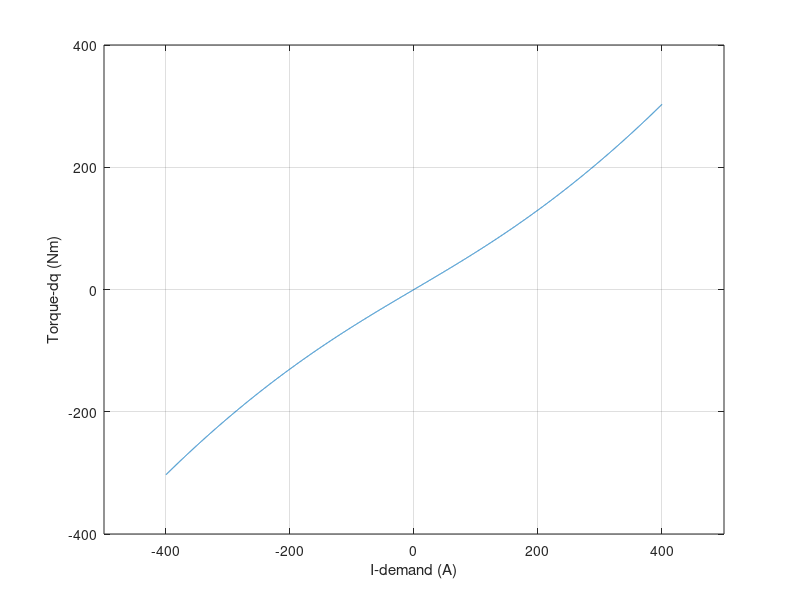
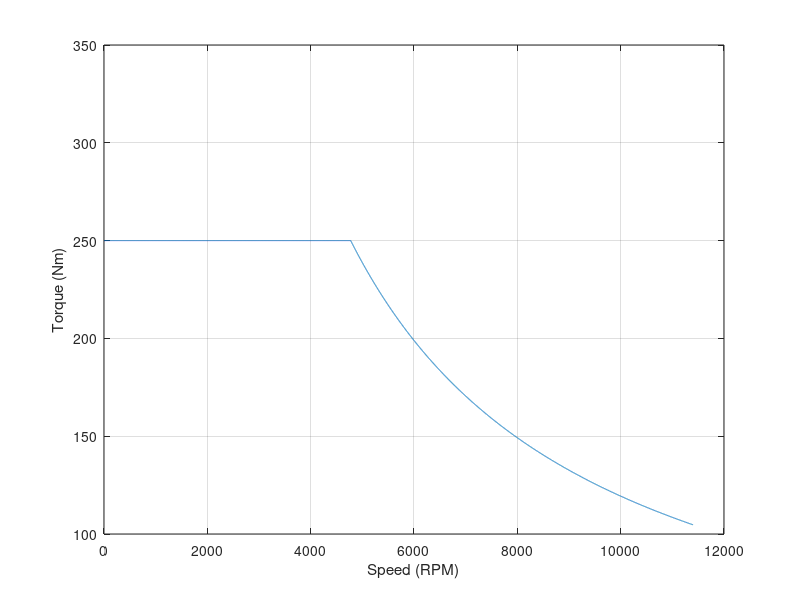

Write MATLAB code to recreate these figures, in order.
%%%%%%%%%%%%%%%%%%%%%%%%%%%%%%%%%%%%%%%%%%%%%%%%%%%%%%
clear all;
% Battery - Li-ion/8mod*12cells
Cn_bat = 60;  %Ah
Vn_bat = 353; % V
E_bat = 22; % kWh, 18.8 kWh net capacity. Other models of the BMWi3 have higher capacity batteries.
Imax = 409; % A, https://wiki.aalto.fi/download/attachments/91692283/high_voltage_batteries_of_bmw_vehicles.pdf?version=1&modificationDate=1398446470505&api=v2
% On some simulations this was increased to 900 A  explore the capabilities of the
% control scheme
Pmax_bat = 125; %kW, (assumption, same as motor)
Initial_SOC = 75;   % [percentage]
Bat_response = 10; % [sec]
%%%%%%%%%%%%%%%%%%%%%%%%%%%%%%%%%%%%%%%%%%%%%%%%%%%%%

%%%%%%%%%%%%%%%%%%%%%%%%%%%%%%%%%%%%%%%%%%%%%%%%%%%%%

% DC/DC Converter - Values designed for the appplication, not part of BMWi3 data
%The data suggests this car model is fed directly from the battery, but to
%match the proposed topology, one can be introduced, with a DC voltage of
%at least the maximum achieved by the battery

Vdc = 600; %V

%For the same reason, there is no data about a dc/dc converter interfacing
%with the battery, so the design available from ESHEV will be used

fsw_boost = 20e3; %Hz
L_boost = 1e-3; %H
R_Lboost = L_boost*250; %ohm
C_boost = 5*475*1e-6; %F
R_Cboost = 1.8e-3; %ohm

%%%%%%%%%%%%%%%%%%%%%%%%%%%%%%%%%%%%%%%%%%%%%%%%%%%%%%

%%%%%%%%%%%%%%%%%%%%%%%%%%%%%%%%%%%%%%%%%%%%%%%%%%%%%%

%  Boost converter controller parameters
% Method thought in the Energy Storage subject
% Current controller params
% Zero-pole cancellation
%BW_i =    100;
BW_i =    300;  %[Hz] Closed-loop bandwidth for IL (Average Model)
%BW_i = 200; %Bandwidth for IL (Switching Model)
Kp_idc = 2*pi*BW_i*L_boost;
Ki_idc = 2*pi*BW_i*R_Lboost;
% Voltage controller params
% Free selection of parameters
%BW_v = 20;
BW_v =  30;  %[Hz] Closed-loop bandwidth for Vo (Average Model)
%BW_v = 10; %bandwidth for Vo (Switching Model)
Mp = .2;                    %[pu] Overshoot
Wn_v = 2*pi*BW_v;           %[rad/s] Natural frequency
xi = cos(atan(-pi/log(Mp)));
Kp_vdc = 2*xi*Wn_v*C_boost;
Ki_vdc = Wn_v^2*C_boost;

%%%%%%%%%%%%%%%%%%%%%%%%%%%%%%%%%%%%%%%%%%%%%%%%%%%%%



%%%%%%%%%%%%%%%%%%%%%%%%%%%%%%%%%%%%%%%%%%%%%%%%%%%%

% DC/AC Inverter

%Modulation scheme->sine-triangle with zero harmonic injection (assumption)

fsw_inv = 10e3; %Hz % From "Adopting MOSFET Multilevel Inverters to Improve the Partial Load Efficiency of Electric Vehicles"; F. Chang, O. Ilina, O. Hegazi, L. Voss, M. Lienkamp;
fsw_inv1 = 20e3;%average model switching frequency
fsw_inv2 = 10e3;%swithing model switching frequency
%%%%%%%%%%%%%%%%%%%%%%%%%%%%%%%%%%%%%%%%%%%%%%%%%%%%

%fsw_inv = 1e3; %for WLTP3 speed porfile test, average model
%Tsim = 1e-4; %sample time for WLTP3 speed profile test, average model
Tsim = 5e-6; % Average model sample time
Tsim_2 = 1e-5; % Switching model sample time


%%%%%%%%%%%%%%%%%%%%%%%%%%%%%%%%%%%%%%%%%%%%%%%%%%%%
%Machine Parameters
% Machine - hybrid synchronous

% Performance
% V range = 250 - 400 V
Tmax_mach = 250; %Nm % https://www.trader-media.ie/templates/bmw2015/forms/brochure_pdfs/E229404_BMWi.pdf
Pmax_mach = 125*1e3; %W
wb_mach = 4800*pi/30; %rad/s, @75kW
nmax_mach = 11400; %rpm % https://evobsession.com/bmw-i3-details/
wmax_mach = nmax_mach*pi/30; %rad/s

% Electrical data and lumped parmeters

In_mach = 240*sqrt(2); %A; 
Imotor_max = 400; % A phase;
Vn_mach = 400; %V
p = 6; % pole pairs %http://hybridfordonscentrum.se/wp-content/uploads/2014/05/20140404_BMW.pdf
Ld_mach = 0.0858*1e-3; %H https://ssl.lvl3.on24.com/event/13/49/76/5/rt/1/documents/resourceList1488311786346/webinar_power_point.pdf
Lq_mach = 0.24*1e-3; %H
R_phase_mach = 0.005225; %ohm
J_mach = 0.0666; %kgm2
% Xd_mach = 0.615; %ohm
% Xq_mach = 1.72; %ohm
ke_mach = 41.67; %V/krpm
% kt_mach = 0.523; %Nm/A
% n_noload_mach = 8950; %rpm
flux_mach = 200/(6*4800*pi/30); %Wb
deltaL_mach = Ld_mach - Lq_mach; %H

%%%%%%%%%%%%%%%%%%%%%%%%%%%%%%%%%%%%%%%%%%%%%%%%%%%%%%


%%%%%%%%%%%%%%%%%%%%%%%%%%%%%%%%%%%%%%%%%%%%%%%%%%%%%%

%Motor Current Controller
% d axis
%Bw_c = 150*2*pi;   % Bandwidth of current controller
Bw_c = 500*2*pi;   % Bandwidth of current controller
Mp_c = 0.02;       % Maximum overshoot 2%
xi_c = cos(atan(-pi/log(Mp_c)));
Kp_id = 2*xi_c*Bw_c*Ld_mach-R_phase_mach;   % Proportional gain id controller
Ki_id = Bw_c^2 * Ld_mach;     %  Integrator gain id controller
% q axis
Kp_iq = 2*xi_c*Bw_c*Lq_mach-R_phase_mach;   % Proportional gain iq controller
Ki_iq = Bw_c^2 * Lq_mach;      % Integrator gain iq controller

%%%%%%%%%%%%%%%%%%%%%%%%%%%%%%%%%%%%%%%%%%%%%%%%%%%%%%


%%%%%%%%%%%%%%%%%%%%%%%%%%%%%%%%%%%%%%%%%%%%%%%%%%%%%%

% MTPA Values of id and iq
% Values used for look-up table 
I_step = 0.1;    % [A]
I_demand = -Imotor_max-1e-3 : I_step : Imotor_max-1e-3;      
beta = acos((-flux_mach + sqrt(flux_mach ^2 + 8* (Ld_mach-Lq_mach)^2 * I_demand.^2)) ./ (4*(Ld_mach-Lq_mach)*I_demand));
id = I_demand .* cos(beta);
iq = I_demand .* sin(beta);
T_dq = (3/2)*(p)*(flux_mach*iq+(Ld_mach-Lq_mach)*iq.*id); % Mechanical torque 
figure(1)
plot(I_demand,T_dq);
xlim([-500,500]);
grid on;
xlabel('I-demand (A)');
ylabel('Torque-dq (Nm)');

%%%%%%%%%%%%%%%%%%%%%%%%%%%%%%%%%%%%%%%%%%%%%%%%%%%%%%%%

%%%%%%%%%%%%%%%%%%%%%%%%%%%%%%%%%%%%%%%%%%%%%%%%%%%%%%%%

%torque speed characteristics
Tmax = 250; %%Nm
Pmax = 125; %Kw
Wbase = 4800; %%rpm
Wmax = 11400; %%rpm
w = 0:1:Wmax;
T = zeros(1,length(w));

%%use of logical indexing to access the index of the vectors%%
wbase = Pmax*1e3/Tmax; %%rad/s
wbase_rpm = wbase*30/pi;
T(w<=wbase_rpm) = Tmax;
T(w>wbase_rpm) = Pmax*1e3./(w(w>wbase_rpm)*pi/30);
P = w.*T*(2*pi/60);
figure(2)
plot(w,T,'-'); grid on;
ylim([100,350]);
xlabel ('Speed (RPM)');
ylabel ('Torque (Nm)');

%%%%%%%%%%%%%%%%%%%%%%%%%%%%%%%%%%%%%%%%%%%%%%%%%%%%%%%%%

%%%%%%%%%%%%%%%%%%%%%%%%%%%%%%%%%%%%%%%%%%%%%%%%%%%%%%%%%

% Wheels - 155/70 R19 84 Q

r_wheel = (15+2*70/(100*175))*0.0254/2; %m

%%%%%%%%%%%%%%%%%%%%%%%%%%%%%%%%%%%%%%%%%%%%%%%%%%%%%%%%

%%%%%%%%%%%%%%%%%%%%%%%%%%%%%%%%%%%%%%%%%%%%%%%%%%%%%%%%

% Mechanical transmission

%single speed transmission
vmax = 150; %km/h
nmax_wheel = vmax*1e3/(60*2*pi*r_wheel); %rpm
k_gear = nmax_mach/nmax_wheel;

%%%%%%%%%%%%%%%%%%%%%%%%%%%%%%%%%%%%%%%%%%%%%%%%%%%%%%%%

%%%%%%%%%%%%%%%%%%%%%%%%%%%%%%%%%%%%%%%%%%%%%%%%%%%%%%%%

% Vehicle body % rear wheel drive

mass = 1270; %kg
%50:50 weight distribution
CoG_x = 0;
CoG_y = 0;
CoG_z = 18.5*0.0254; %m % http://www.mybmwi3.com/forum/viewtopic.php?t=1751
wheelbase = 2570; 
A_front = 2.38; % m^2
C_drag = 0.29; %https://www.press.bmwgroup.com/global/article/attachment/T0143924EN/222601
max_load = 1620; %kg
wheel_span = 2.570; %m
rho=1.25;% air density, kg/m3
fr=0.013; % rolling resistant coefficient
%%%%%%%%%%%%%%%%%%%%%%%%%%%%%%%%%%%%%%%%%%%%%%%%%%%%%%%

%%%%%%%%%%%%%%%%%%%%%%%%%%%%%%%%%%%%%%%%%%%%%%%%%%%%%%%

% Performance to be expected

% 100km, NEDC, combined -> 13.1 s
% Range (NEDC) -> 359 km
% top speed -> 150 km/h
% Acceleration 0-100 km/h -> 7.2 s
% Acceleration 80-120 km/h -> 4.9 s

%%%%%%%%%%%%%%%%%%%%%%%%%%%%%%%%%%%%%%%%%%%%%%%%%%%%%%%





